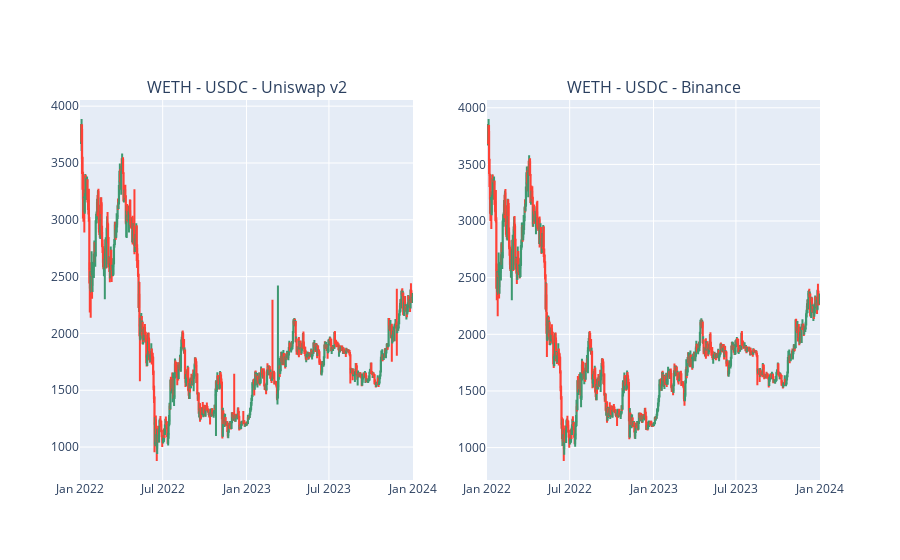

Notebook cell for this chart:
### Code cell
import plotly.graph_objects as go
from plotly.subplots import make_subplots

chart_name = f"{pair.base_token_symbol} - {pair.quote_token_symbol}"
uniswap_chart_name = f"{chart_name} - Uniswap v2"
binance_chart_name = f"{chart_name} - Binance"

# Create subplot with 1 row and 2 columns
fig = make_subplots(rows=1, cols=2, subplot_titles=(uniswap_chart_name, binance_chart_name), shared_xaxes=False, shared_yaxes=False)

fig.add_trace(onchain_figure.data[1], row=1, col=1)
fig.add_trace(binance_figure.data[1], row=1, col=2)

fig.update_xaxes(rangeslider_visible=False)

### Figure 1 — Plotly figure (JSON) as saved in the notebook; plotly's stock layout.template omitted (floating-point values rounded to 4 significant figures; data arrays with more than 128 entries replaced by an {"elided": "..."} marker saying what was removed)
{"data": [{"close": {"elided": "731 float values"}, "high": {"elided": "731 float values"}, "hoverinfo": "text", "low": {"elided": "731 float values"}, "open": {"elided": "731 float values"}, "showlegend": false, "text": {"elided": "731 str values"}, "type": "candlestick", "x": {"elided": "731 str values"}, "xaxis": "x", "yaxis": "y"}, {"close": {"elided": "731 float values"}, "high": {"elided": "731 float values"}, "hoverinfo": "text", "low": {"elided": "731 float values"}, "open": {"elided": "731 float values"}, "showlegend": false, "text": {"elided": "731 str values"}, "type": "candlestick", "x": {"elided": "731 str values"}, "xaxis": "x2", "yaxis": "y2"}], "layout": {"annotations": [{"font": {"size": 16}, "showarrow": false, "text": "WETH - USDC - Uniswap v2", "x": 0.225, "xanchor": "center", "xref": "paper", "y": 1, "yanchor": "bottom", "yref": "paper"}, {"font": {"size": 16}, "showarrow": false, "text": "WETH - USDC - Binance", "x": 0.775, "xanchor": "center", "xref": "paper", "y": 1, "yanchor": "bottom", "yref": "paper"}], "xaxis": {"anchor": "y", "domain": [0, 0.45], "rangeslider": {"visible": false}}, "xaxis2": {"anchor": "y2", "domain": [0.55, 1], "rangeslider": {"visible": false}}, "yaxis": {"anchor": "x", "domain": [0, 1]}, "yaxis2": {"anchor": "x2", "domain": [0, 1]}}}
